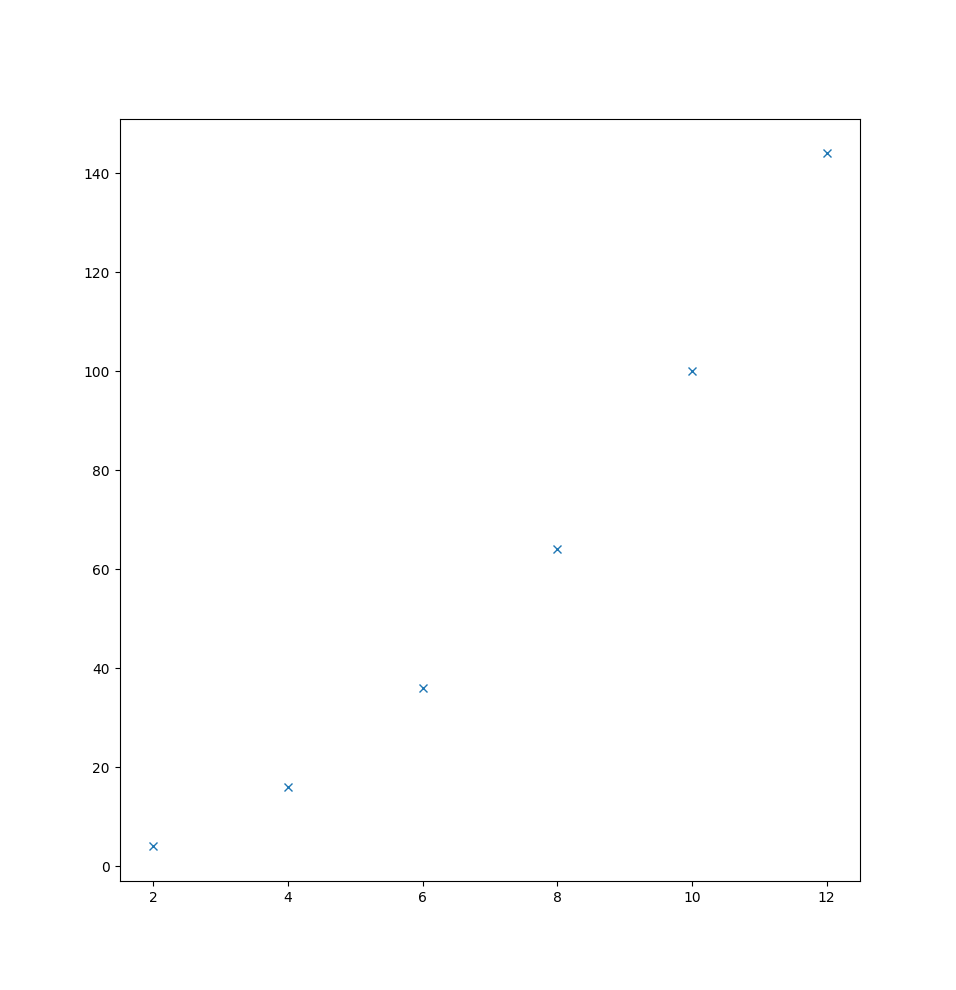

Python code for this plot:
"""
!/usr/bin/env python3
# -*- coding: utf-8 -*-

Lab 4 Part B

By Jawad Tanana
"""
import matplotlib.pyplot as plt

list_x = [] # Empty list initiation
list_y = [] # Y axis List Initiation


for i in range(2, 14, 2):
    list_x.append(i);

for cube in list_x:
    list_y.append(cube**2);


print("List X = ", list_x)
print("List Y = ", list_y)


fig1 = plt.figure() # Create the table
plt.plot(list_x, list_y, 'x') # Plot the axis which i have specified
plt.show() # This prints the actual plot out
plt.xlabel('X-axis') # Label for the X- Axis
plt.ylabel('Y-axis') # Label for the Y- Axis
fig1.savefig('part_b1.png') # Save theplot as a png
